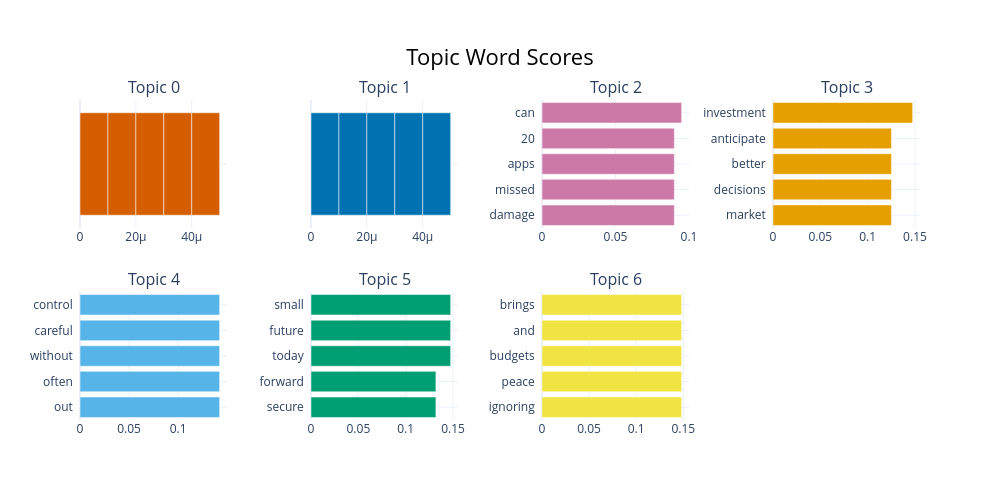

The code cell stored with this chart in its notebook:
### Code cell
topic.visualize_barchart()

### Figure 1 — Plotly figure (JSON) as saved in the notebook; plotly's stock layout.template omitted (floating-point values rounded to 4 significant figures)
{"data": [{"marker": {"color": "#D55E00"}, "orientation": "h", "type": "bar", "x": [1e-05, 1e-05, 1e-05, 1e-05, 1e-05], "xaxis": "x", "y": ["  ", "  ", "  ", "  ", "  "], "yaxis": "y"}, {"marker": {"color": "#0072B2"}, "orientation": "h", "type": "bar", "x": [1e-05, 1e-05, 1e-05, 1e-05, 1e-05], "xaxis": "x2", "y": ["  ", "  ", "  ", "  ", "  "], "yaxis": "y2"}, {"marker": {"color": "#CC79A7"}, "orientation": "h", "type": "bar", "x": [0.09003, 0.09003, 0.09003, 0.09003, 0.095], "xaxis": "x3", "y": ["damage  ", "missed  ", "apps  ", "20  ", "can  "], "yaxis": "y3"}, {"marker": {"color": "#E69F00"}, "orientation": "h", "type": "bar", "x": [0.1252, 0.1252, 0.1252, 0.1252, 0.1475], "xaxis": "x4", "y": ["market  ", "decisions  ", "better  ", "anticipate  ", "investment  "], "yaxis": "y4"}, {"marker": {"color": "#56B4E9"}, "orientation": "h", "type": "bar", "x": [0.1422, 0.1422, 0.1422, 0.1422, 0.1422], "xaxis": "x5", "y": ["out  ", "often  ", "without  ", "careful  ", "control  "], "yaxis": "y5"}, {"marker": {"color": "#009E73"}, "orientation": "h", "type": "bar", "x": [0.1319, 0.1319, 0.1475, 0.1475, 0.1475], "xaxis": "x6", "y": ["secure  ", "forward  ", "today  ", "future  ", "small  "], "yaxis": "y6"}, {"marker": {"color": "#F0E442"}, "orientation": "h", "type": "bar", "x": [0.1483, 0.1483, 0.1483, 0.1483, 0.1483], "xaxis": "x7", "y": ["ignoring  ", "peace  ", "budgets  ", "and  ", "brings  "], "yaxis": "y7"}], "layout": {"annotations": [{"font": {"size": 16}, "showarrow": false, "text": "Topic 0", "x": 0.0875, "xanchor": "center", "xref": "paper", "y": 1, "yanchor": "bottom", "yref": "paper"}, {"font": {"size": 16}, "showarrow": false, "text": "Topic 1", "x": 0.3625, "xanchor": "center", "xref": "paper", "y": 1, "yanchor": "bottom", "yref": "paper"}, {"font": {"size": 16}, "showarrow": false, "text": "Topic 2", "x": 0.6375, "xanchor": "center", "xref": "paper", "y": 1, "yanchor": "bottom", "yref": "paper"}, {"font": {"size": 16}, "showarrow": false, "text": "Topic 3", "x": 0.9125, "xanchor": "center", "xref": "paper", "y": 1, "yanchor": "bottom", "yref": "paper"}, {"font": {"size": 16}, "showarrow": false, "text": "Topic 4", "x": 0.0875, "xanchor": "center", "xref": "paper", "y": 0.4, "yanchor": "bottom", "yref": "paper"}, {"font": {"size": 16}, "showarrow": false, "text": "Topic 5", "x": 0.3625, "xanchor": "center", "xref": "paper", "y": 0.4, "yanchor": "bottom", "yref": "paper"}, {"font": {"size": 16}, "showarrow": false, "text": "Topic 6", "x": 0.6375, "xanchor": "center", "xref": "paper", "y": 0.4, "yanchor": "bottom", "yref": "paper"}], "height": 500, "hoverlabel": {"bgcolor": "white", "font": {"family": "Rockwell", "size": 16}}, "showlegend": false, "title": {"font": {"color": "Black", "size": 22}, "text": "Topic Word Scores", "x": 0.5, "xanchor": "center", "yanchor": "top"}, "width": 1000, "xaxis": {"anchor": "y", "domain": [0, 0.175], "showgrid": true}, "xaxis2": {"anchor": "y2", "domain": [0.275, 0.45], "showgrid": true}, "xaxis3": {"anchor": "y3", "domain": [0.55, 0.725], "showgrid": true}, "xaxis4": {"anchor": "y4", "domain": [0.825, 1], "showgrid": true}, "xaxis5": {"anchor": "y5", "domain": [0, 0.175], "showgrid": true}, "xaxis6": {"anchor": "y6", "domain": [0.275, 0.45], "showgrid": true}, "xaxis7": {"anchor": "y7", "domain": [0.55, 0.725], "showgrid": true}, "xaxis8": {"anchor": "y8", "domain": [0.825, 1], "showgrid": true}, "yaxis": {"anchor": "x", "domain": [0.6, 1], "showgrid": true}, "yaxis2": {"anchor": "x2", "domain": [0.6, 1], "showgrid": true}, "yaxis3": {"anchor": "x3", "domain": [0.6, 1], "showgrid": true}, "yaxis4": {"anchor": "x4", "domain": [0.6, 1], "showgrid": true}, "yaxis5": {"anchor": "x5", "domain": [0, 0.4], "showgrid": true}, "yaxis6": {"anchor": "x6", "domain": [0, 0.4], "showgrid": true}, "yaxis7": {"anchor": "x7", "domain": [0, 0.4], "showgrid": true}, "yaxis8": {"anchor": "x8", "domain": [0, 0.4], "showgrid": true}}}
